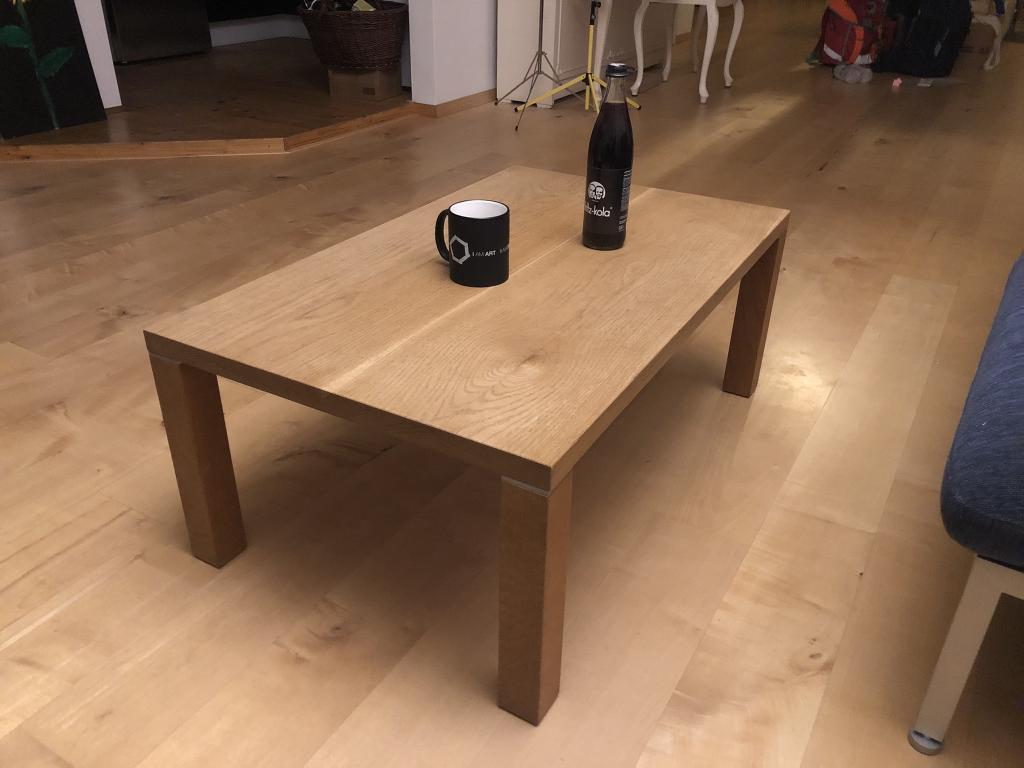
#> input picture data/table_bottle_01.jpg, 2048 x 1536 px (shown at 1/2 size)
$ jupyter execute --allow-errors test.ipynb
#> lines starting #> are read from the running program, lines starting #| are printed output that depends on the picture
[cell 1]
import cv2 as cv
import numpy as np
import matplotlib.pyplot as plt

def calculateVanishingPt(l1, l2):
  cross1 = np.cross(a = np.array([l1[0], l1[1], 1]), b = np.array([l1[2], l1[3], 1]))
  cross2 = np.cross(a = np.array([l2[0], l2[1], 1]), b = np.array([l2[2], l2[3], 1]))
  cross3 = np.cross(a = cross1, b = cross2)
  cross3 = cross3 / cross3[2]
  return cross3[:2]

# Loads an image
src = cv.imread("./data/table_bottle_01.jpg", cv.IMREAD_GRAYSCALE)
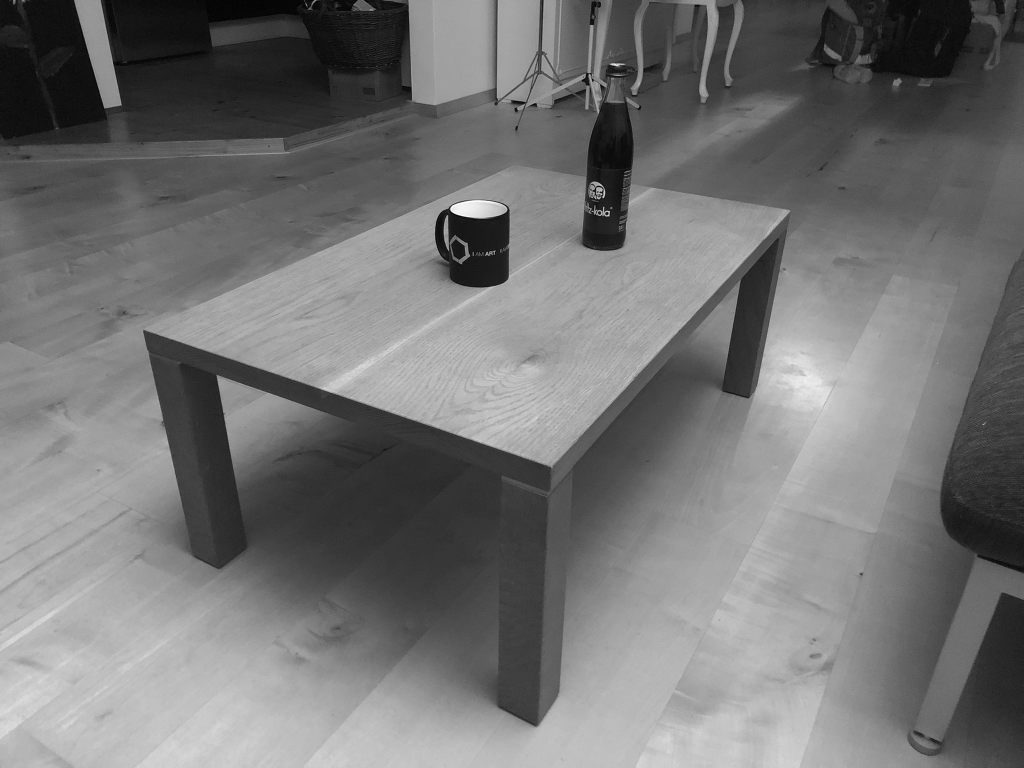
#> src: shape (1536, 2048) (shown at 1/2 size); min 0, max 255, mean 115.7
# Check if image is loaded fine
if src is None:
    print ("Error opening image!")
    exit()

# Edge detection
dst = cv.Canny(src, 100, 200, None, 3)
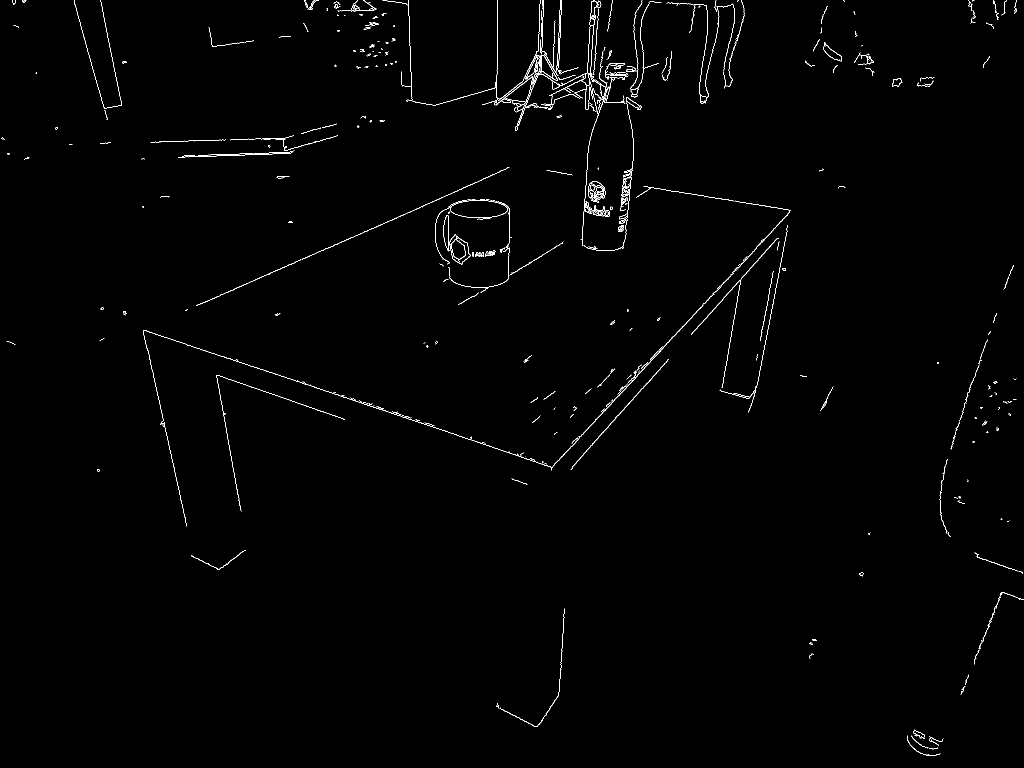
#> dst: shape (1536, 2048) (shown at 1/2 size); 0.76% white in thin lines or dots

# Copy edges to the images that will display the results in BGR
cdst = cv.cvtColor(dst, cv.COLOR_GRAY2BGR)
#> cdst: shape (1536, 2048, 3); 0.76% white in thin lines or dots
lines = cv.HoughLinesP(dst, 1, np.pi / 720, 50, None, 150, 10)
#> lines = 27 rows, first 6: [1102, 935, 1470, 541], [286, 660, 995, 897], [1173, 900, 1336, 719], [392, 611, 996, 345], [1511, 782, 1575, 452], [1382, 668, 1553, 477]
vanishingPts = []
linePairs = []
vanishingPtSelection = []

if lines is None:
    print ("Error could not find lines!")
    exit()

for i in range(0, len(lines)):
    l1 = lines[i][0]

    for j in range(i + 1, len(lines)):
        l2 = lines[j][0]
        lvec1 = np.array([l1[0], l1[1]]) - np.array([l1[2], l1[3]])
        lvec1 = lvec1 / np.linalg.norm(lvec1)
        lvec2 = np.array([l2[0], l2[1]]) - np.array([l2[2], l2[3]])
        lvec2 = lvec2 / np.linalg.norm(lvec2)
        # compare angle
        if np.arccos(abs(np.dot(lvec1, lvec2))) < np.deg2rad(20):
            lvec1ort = np.array([lvec1[0], -lvec2[1]])
            ldist = np.dot(lvec1ort, np.array([l1[2], l1[3]]) - np.array([l2[2], l2[3]]))
            if ldist > 500:
                vanishingPts.append(calculateVanishingPt(l1, l2))
                linePairs.append((l1, l2))
#> this loop made 27 passes
#> l1 on passes 1, 3, 4, 5, 6, 10, 11, 13, 14, 17, 18, 19: [1102, 935, 1470, 541], [1173, 900, 1336, 719], [392, 611, 996, 345], [1511, 782, 1575, 452], [1382, 668, 1553, 477], [1320, 377, 1580, 420], [1366, 653, 1574, 430], [1145, 932, 1335, 721], [1264, 761, 1430, 583], [1394, 656, 1555, 476], [201, 0, 243, 210], [817, 4, 823, 175]
#> l1 on passes 2, 7, 8, 9, 12, 15: [286, 660, 995, 897], [294, 696, 373, 1052], [433, 750, 688, 838], [301, 284, 570, 276], [433, 752, 481, 1020], [364, 312, 567, 305]
#> after the loop, linePairs = 17 items; vanishingPts = 17 items, first 6: [-2402.2, -238.6], [-2381.5, -231.7], [761.9, 2804.6], [944.1, 3625.4], [113.6, -116.9], [108, -142.1]

for i in range(0, len(vanishingPts)):
    closePtsCount = 0
    for j in range(i + 1, len(vanishingPts)):
        if abs(vanishingPts[i][0] - vanishingPts[j][0]) > 10 and abs(vanishingPts[i][1] - vanishingPts[j][1]) < 1000:
            closePtsCount += 1
    if closePtsCount > 0:
        vanishingPtSelection.append(i)
#> this loop made 17 passes
#> after the loop, vanishingPtSelection = [0, 1, 2, 3, 4, 5, 6, 7, 8, 9, 11]

for i in vanishingPtSelection:
    cv.line(cdst, (linePairs[i][0][0], linePairs[i][0][1]), vanishingPts[i].astype(np.int32), (0,0,255), 3, cv.LINE_AA)
#> this loop made 11 passes
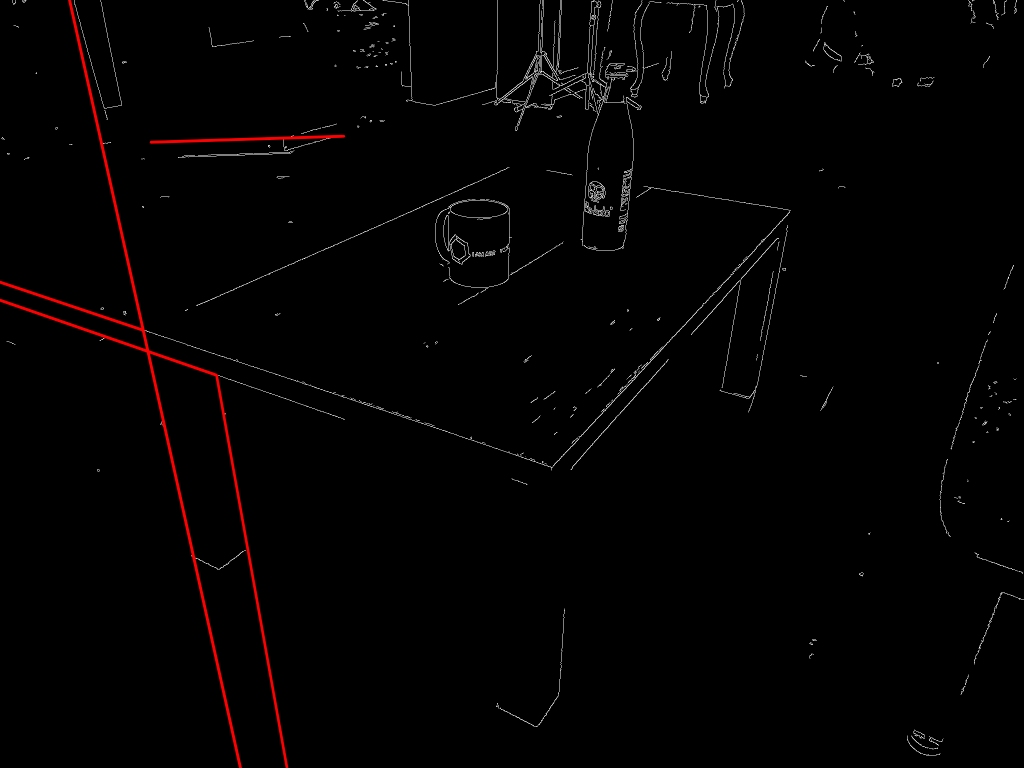
#> cdst: shape (1536, 2048, 3) (shown at 1/2 size); mean B, G, R 1.9, 1.9, 3.5

cv.imshow("Detected Lines (in red) - Probabilistic Line Transform", cv.resize(cdst, (0,0), fx = 0.5, fy = 0.5))
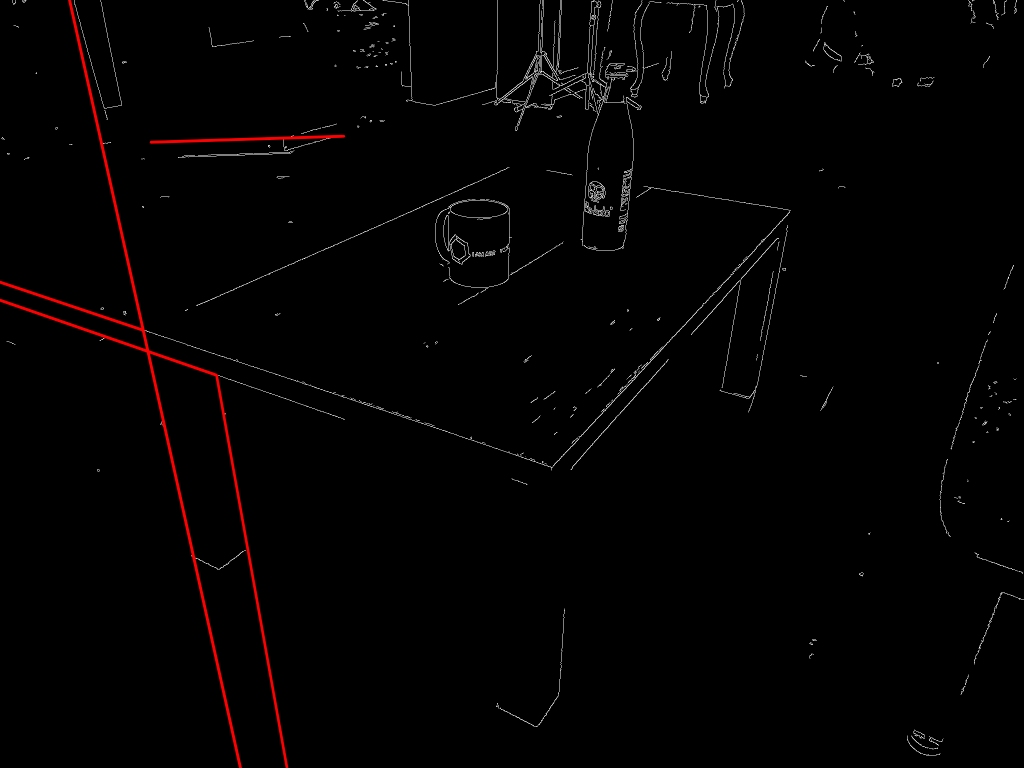
#> window 'Detected Lines (in red) - Prob': shape (768, 1024, 3); mean B, G, R 1.9, 1.9, 3.5
cv.waitKey()
#> Out = 27

[cell 2]
import cv2 as cv
import numpy as np
import matplotlib.pyplot as plt

l1 = np.array([[0, 0], [1, 10]])
l2 = np.array([[0, 0], [2, 10]])
lines = np.array([l1, l2])
#> (the rest of this cell did not finish here and is left out)

[cell 3]
x = np.array(vanishingPts)
#> x = 17 rows, first 8: [-2402.2, -238.6], [-2381.5, -231.7], [761.9, 2804.6], [944.1, 3625.4], [113.6, -116.9], [108, -142.1], [-2458.8, -248], [-2439.1, -241.2]
x = x[vanishingPtSelection]
#> x = [[-2402.2, -238.6], [-2381.5, -231.7], [761.9, 2804.6], [944.1, 3625.4], [113.6, -116.9], [108, -142.1], [-2458.8, -248], [-2439.1, -241.2], [688.1, 272.5], [683.2, 272.6], [943.2, 3600.6]]
plt.plot(x[:,0], x[:,1], '.')
print(len(vanishingPtSelection))
#| 11
print(len(lines))
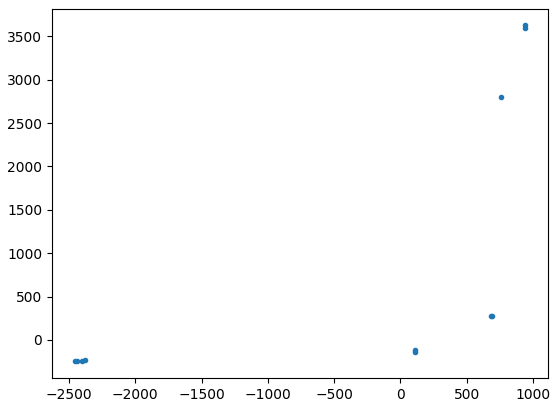
#> figure drawn by matplotlib, 1 panel

$ run again, with data/table_bottle_02.jpg copied over data/table_bottle_01.jpg
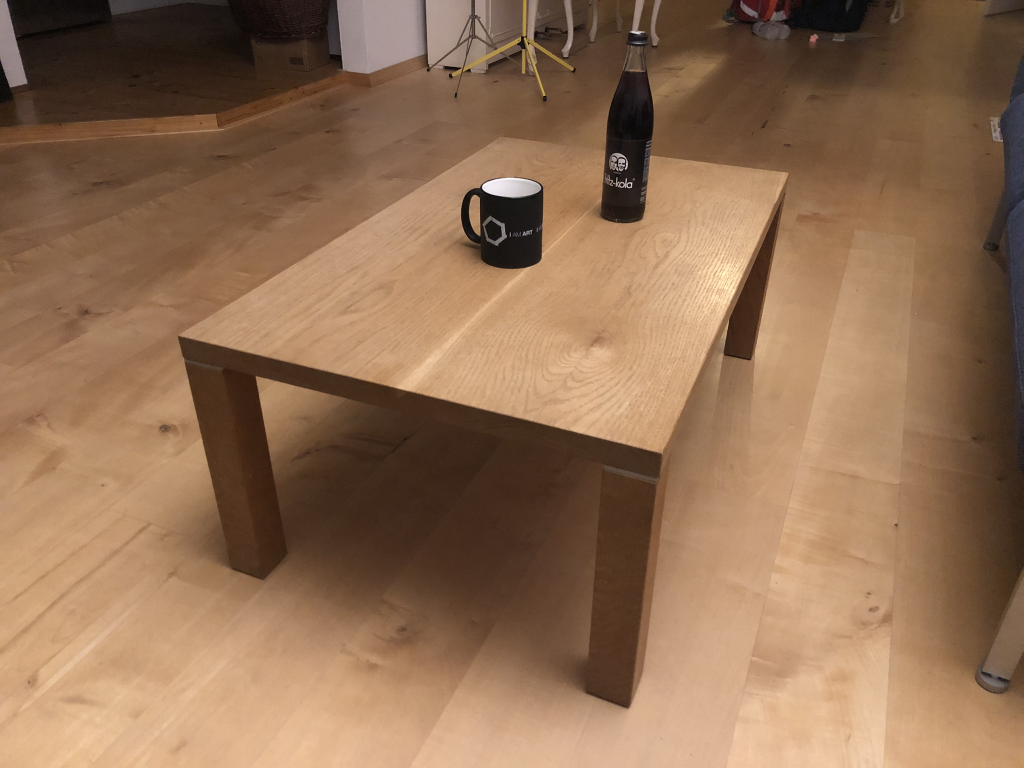
#> input picture data/table_bottle_02.jpg, 2048 x 1536 px (shown at 1/2 size)
#> `dst = cv.Canny(src, 100, 200, None, 3)`:
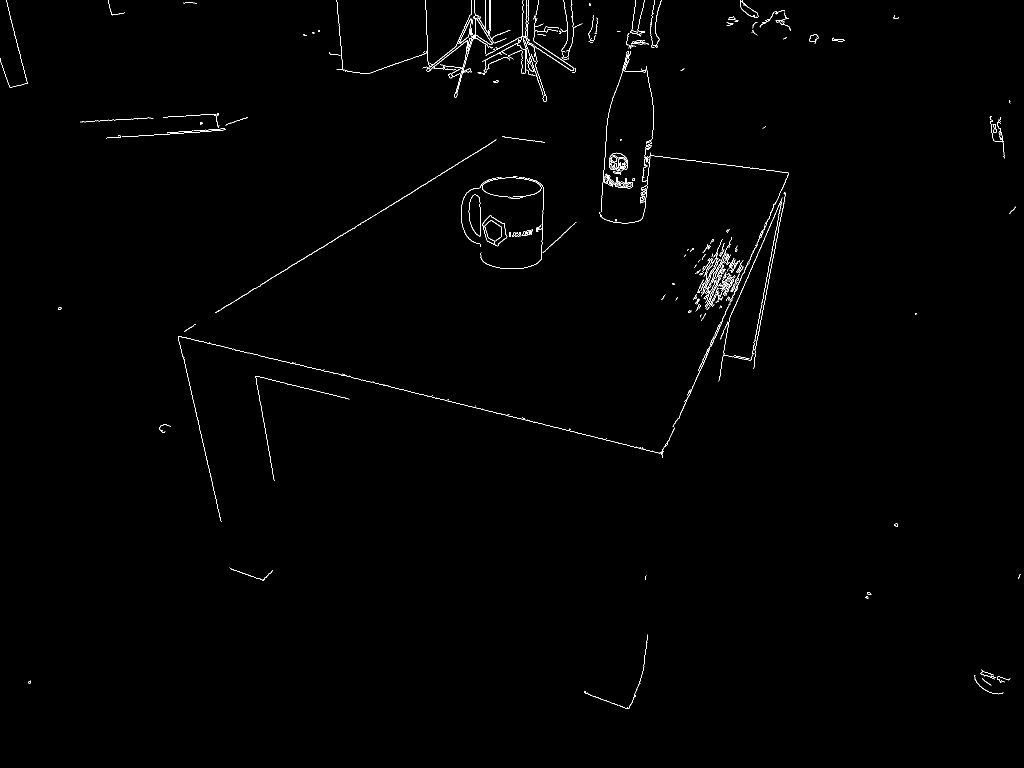
#> dst: shape (1536, 2048) (shown at 1/2 size); 0.63% white in thin lines or dots
#> lines = 21 rows, first 6: [430, 625, 923, 323], [969, 820, 1325, 907], [358, 672, 1010, 829], [1357, 837, 1451, 626], [832, 378, 991, 280], [1450, 624, 1526, 459]
#> the loop `for i in range(0, len(lines)):` made 21 passes
#> l1 on passes 1, 2, 4, 5, 6, 7, 9, 10: [430, 625, 923, 323], [969, 820, 1325, 907], [1357, 837, 1451, 626], [832, 378, 991, 280], [1450, 624, 1526, 459], [1501, 720, 1564, 396], [1437, 653, 1544, 421], [1300, 311, 1576, 345]
#> after the loop `for i in range(0, len(lines)):`: linePairs = [([358, 672, 1010, 829], [1300, 311, 1576, 345]), ([360, 690, 442, 1043], [13, 2, 51, 155]), ([212, 276, 422, 262], [987, 824, 1188, 873]), ([520, 803, 547, 958], [13, 2, 51, 155])]; vanishingPts = [[-3698.2, -304.7], [2905.7, 11648.9], [-944.6, 353.1], [1243.5, 4956.3]]
#> the loop `for i in range(0, len(vanishingPts)):` made 4 passes
#> after the loop `for i in range(0, len(vanishingPts)):`: vanishingPtSelection = [0]
#> the loop `for i in vanishingPtSelection:` made 1 pass
#> Out = 27
#> `x = np.array(vanishingPts)`: x has the same summary as vanishingPts
#> `x = x[vanishingPtSelection]`: x = [[-3698.2, -304.7]]
#| 1
#> `[cell 3] x = np.array(vanishingPts) x = x[vanishingPtSelection] plt.pl..`:
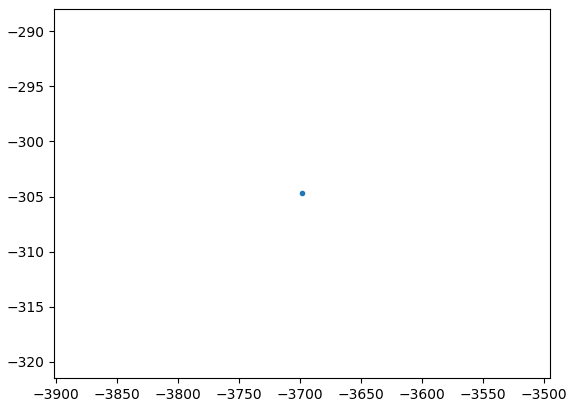
#> figure drawn by matplotlib, 1 panel

$ run again, with data/table_bottle_03.jpg copied over data/table_bottle_01.jpg
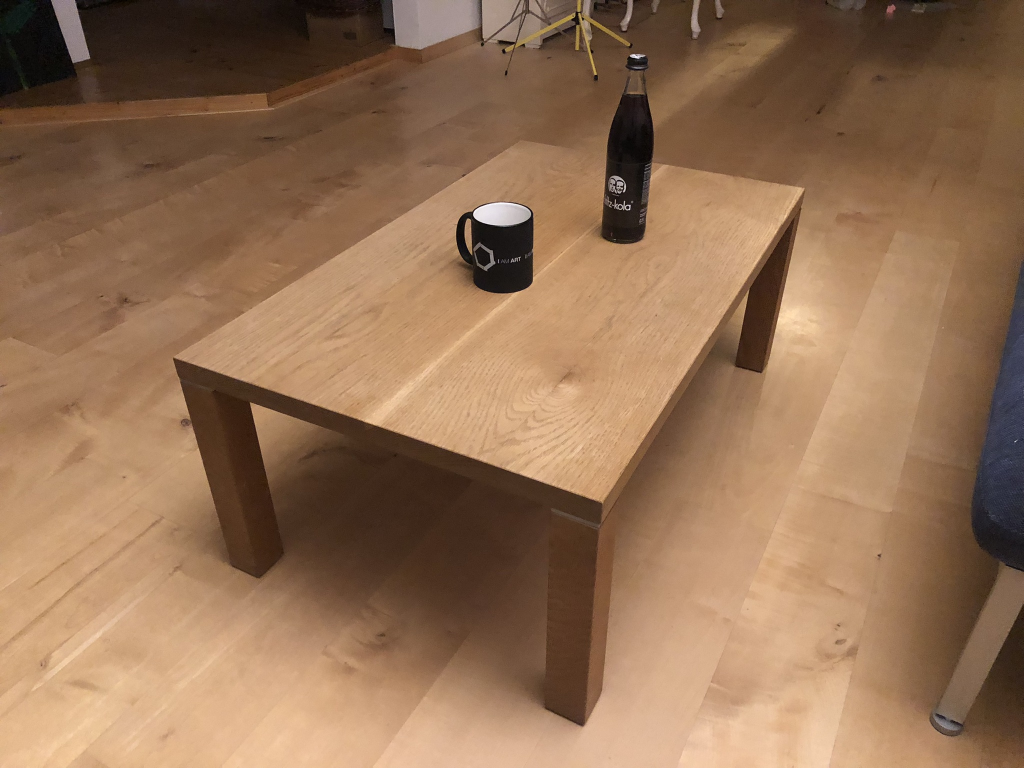
#> input picture data/table_bottle_03.jpg, 2048 x 1536 px (shown at 1/2 size)
#> `dst = cv.Canny(src, 100, 200, None, 3)`:
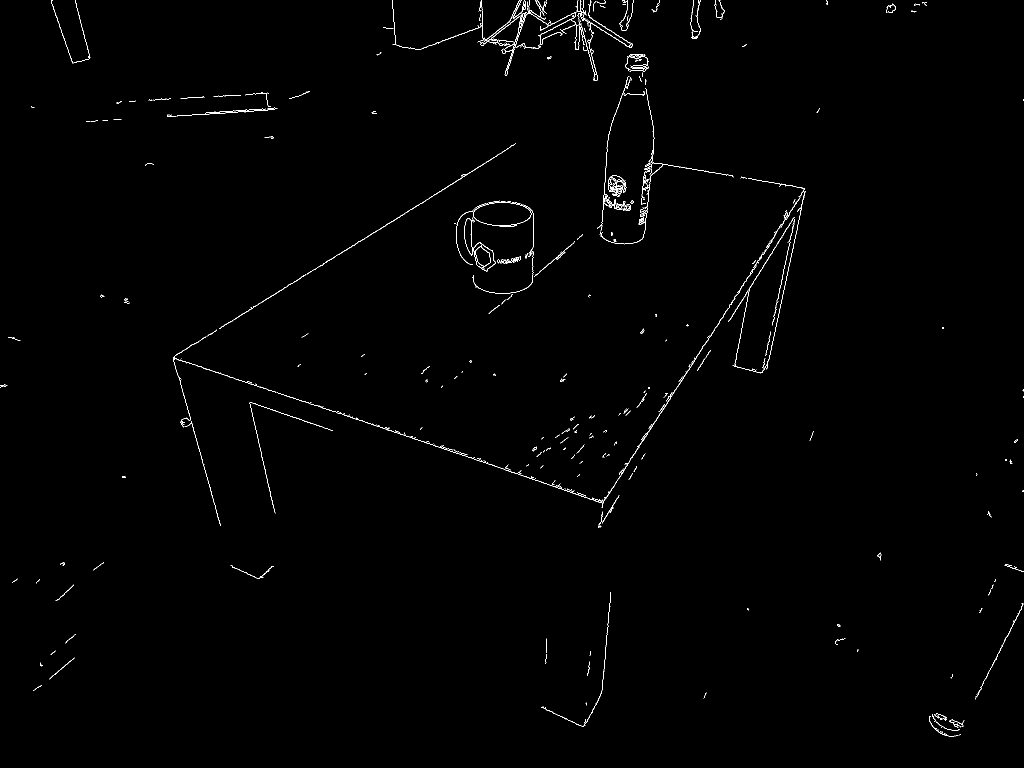
#> dst: shape (1536, 2048) (shown at 1/2 size); 0.61% white in thin lines or dots
#> lines = 24 rows, first 6: [1204, 1008, 1509, 533], [395, 732, 1009, 938], [851, 400, 1013, 299], [348, 712, 928, 353], [356, 751, 441, 1051], [1538, 718, 1610, 382]
#> the loop `for i in range(0, len(lines)):` made 24 passes
#> l1 on passes 3, 4, 5, 9, 10, 12, 13, 14: [851, 400, 1013, 299], [348, 712, 928, 353], [356, 751, 441, 1051], [1950, 1397, 2047, 1207], [1298, 324, 1465, 352], [1247, 940, 1418, 674], [1204, 1380, 1221, 1184], [499, 805, 550, 1026]
#> after the loop `for i in range(0, len(lines)):`: linePairs = 7 items; vanishingPts = [[5813.6, -6170.9], [-2937.9, -386.2], [989.2, 3278.9], [1073.3, 2886.4], [6041.8, -6617.8], [-2940.7, -386.7], [1070.2, 2923.1]]
#> the loop `for i in range(0, len(vanishingPts)):` made 7 passes
#> after the loop `for i in range(0, len(vanishingPts)):`: vanishingPtSelection = [0, 2]
#> the loop `for i in vanishingPtSelection:` made 2 passes
#> Out = 27
#> `x = np.array(vanishingPts)`: x has the same summary as vanishingPts
#> `x = x[vanishingPtSelection]`: x = [[5813.6, -6170.9], [989.2, 3278.9]]
#| 2
#> `[cell 3] x = np.array(vanishingPts) x = x[vanishingPtSelection] plt.pl..`:
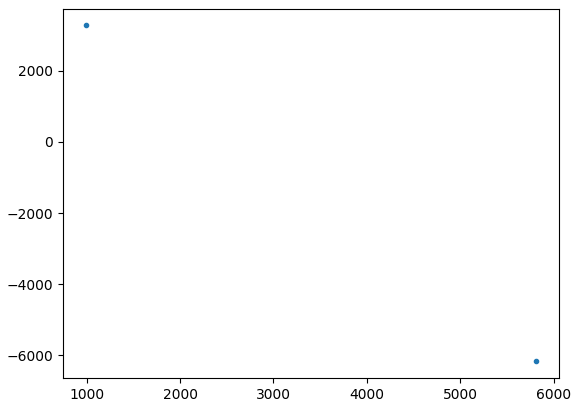
#> figure drawn by matplotlib, 1 panel
